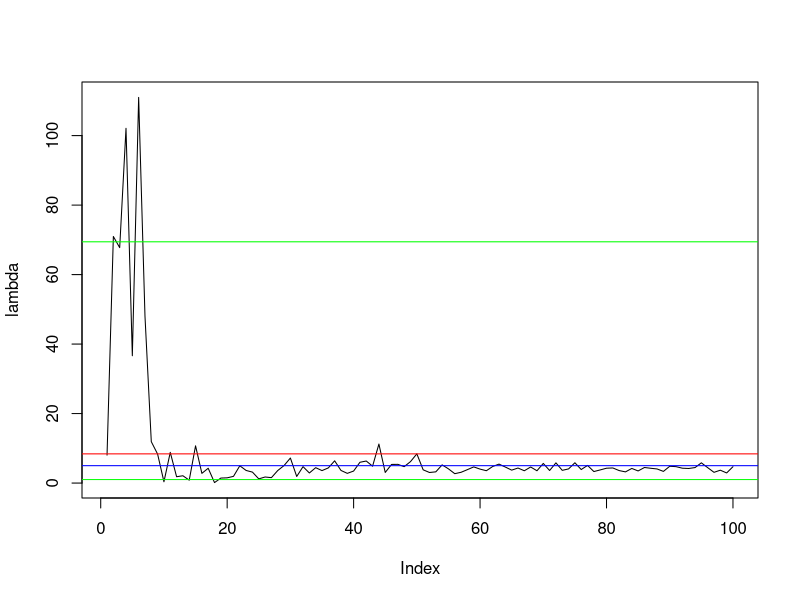

The R script that drew this image:
# Stat 601
# HW 6: MCMC with Gibbs sampling
# Matt Dickenson

lambda <- 5
nu <- 0.5
N <- 100

phis <- rgamma(N, shape=nu/2, scale=nu/2)

y <- rpois(N, phis*lambda)

lamba <- matrix(nrow=N, ncol=1)

set.seed(123)
for(i in 1:N){
	lam.a <- sum(y[1:i])
	lam.b <- sum(phis[1:i])
	lambda[i] <- rgamma(1, lam.a, lam.b)
}

plot(lambda, type='l')
abline(h=mean(lambda), col='red') # mean estimate
abline(h=quantile(lambda,.975), col='green')
abline(h=quantile(lambda,.025), col='green')
abline(h=5, col='blue') # true mean
